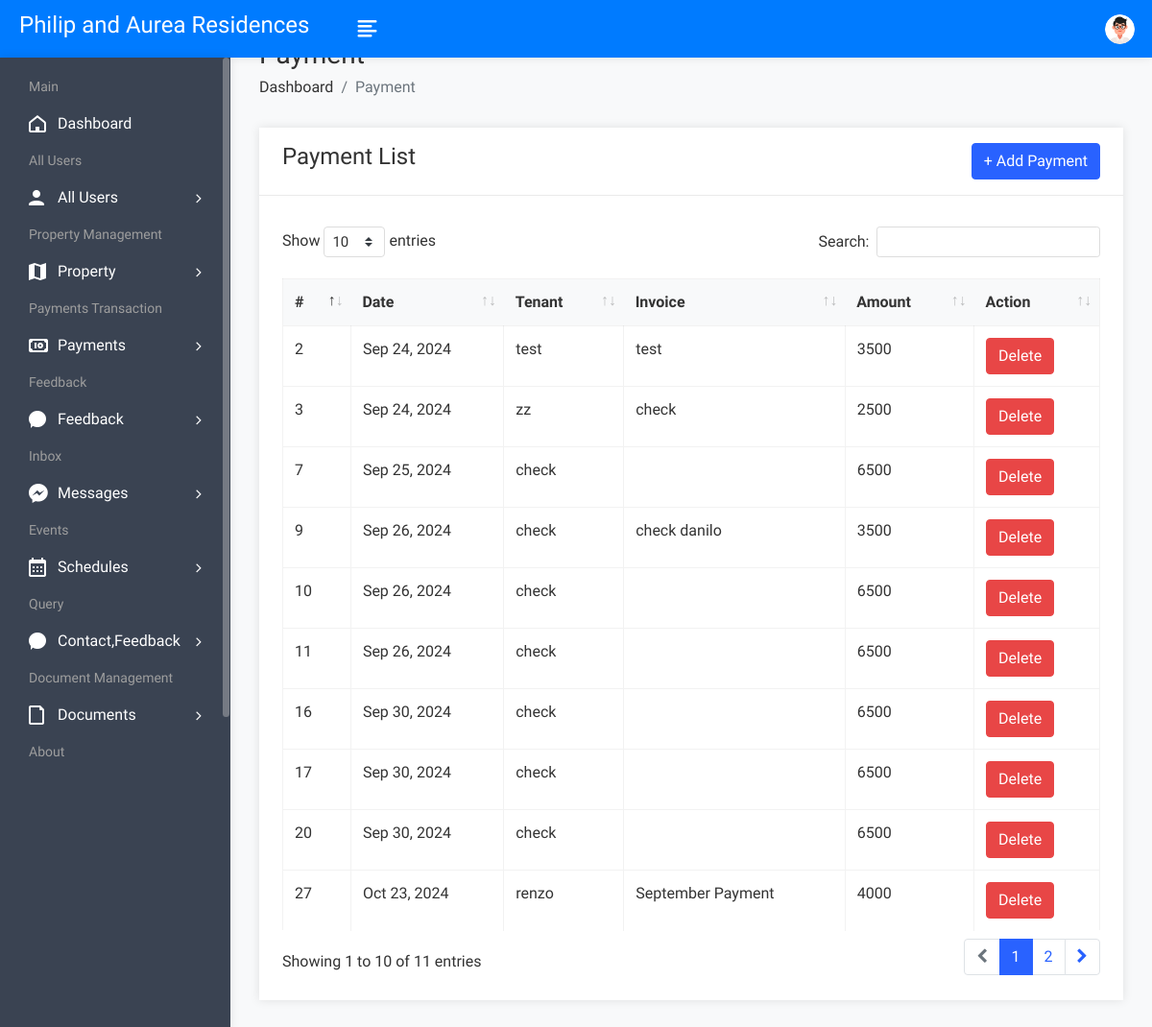
Page /admin/payment.php (signed in) on the committed database.
### tables this page shows
CREATE TABLE `payment` (
  `id` int(11) NOT NULL,
  `uid` int(11) NOT NULL,
  `amount` float NOT NULL,
  `invoice` varchar(100) NOT NULL,
  `date_created` datetime NOT NULL DEFAULT current_timestamp()
);

CREATE TABLE `user` (
  `uid` int(50) NOT NULL,
  `uname` varchar(100) NOT NULL,
  `uemail` varchar(100) NOT NULL,
  `uphone` varchar(20) NOT NULL,
  `upass` varchar(50) NOT NULL,
  `utype` varchar(50) NOT NULL,
  `uimage` varchar(300) NOT NULL,
  `house_rented` int(50) DEFAULT NULL
);

### admin/payment.php (the view, shortened to what this page needs)
<!DOCTYPE html>
<html lang="en">
<head>
        <link rel="stylesheet" href="assets/css/bootstrap.min.css">
        <link rel="stylesheet" href="assets/css/font-awesome.min.css">
        <link rel="stylesheet" href="assets/css/feathericon.min.css">
		<link rel="stylesheet" href="assets/plugins/datatables/dataTables.bootstrap4.min.css">
		<link rel="stylesheet" href="assets/plugins/datatables/responsive.bootstrap4.min.css">
		<link rel="stylesheet" href="assets/plugins/datatables/select.bootstrap4.min.css">
		<link rel="stylesheet" href="assets/plugins/datatables/buttons.bootstrap4.min.css">
        <link rel="stylesheet" href="assets/css/style.css">
    </head>
    <body>
				<?php include("header.php"); ?>
            <div class="page-wrapper">
                <div class="content container-fluid">
					<div class="page-header">
						<div class="row">
							<div class="col">
								<h3 class="page-title">Payment</h3>
								<ul class="breadcrumb">
									<li class="breadcrumb-item"><a href="dashboard.php">Dashboard</a></li>
									<li class="breadcrumb-item active">Payment</li>
								</ul>
							</div>
						</div>
					</div>
					<div class="row">
						<div class="col-sm-12">
							<div class="card">
								<div class="card-header" style="display: flex; justify-content: space-between">
									<div>
									<h4 class="card-title">Payment List</h4>
									</div>
									<button id="add" onclick="add()" class="btn btn-primary">+ Add Payment</button>
								</div>
								<div class="card-body">
									<table id="basic-datatable" class="table table-bordered table-hover">
                                            <thead>
                                                <tr>
                                                    <th>#</th>
                                                    <th>Date</th>
                                                    <th>Tenant</th>
                                                    <th>Invoice</th>
                                                    <th>Amount</th>
                                                    <th>Action</th>
                                                </tr>
                                            </thead>
                                            <tbody>
											<?php
												$query=mysqli_query($con,"select * from payment");
												while($row=mysqli_fetch_assoc($query))
													{
											?>
                                                <tr>
													<?php
														$queryname=mysqli_query($con,"select * from user where uid = $row[uid]");
														$rowname=mysqli_fetch_assoc($queryname);
													?>
                                                    <td><?php echo $row['id']; ?></td>
                                                    <td><?php echo date("M d, Y",strtotime($row['date_created'])) ?></td>
                                                    <td><?php echo $rowname['uname']; ?></td>
                                                    <td><?php echo $row['invoice']; ?></td>
                                                    <td><?php echo $row['amount']; ?></td>
                                                    <td>
														<a href="paymentdelete.php?id=<?php echo $row['id']; ?>"><button class="btn btn-danger">Delete</button></a>
													</td>
                                                </tr>
                                                <?php
												}
												?>
                                            </tbody>
                                        </table>
								</div>
							</div>
						</div>
					</div>
				</div>
			</div>
    </body>
</html>

### rows in the picture
payment: id "2", date_created "Sep 24, 2024", uid.uname "test", invoice "test", amount "3500"
payment: id "3", date_created "Sep 24, 2024", uid.uname "zz", invoice "check", amount "2500"
payment: id "7", date_created "Sep 25, 2024", uid.uname "check", amount "6500"
payment: id "9", date_created "Sep 26, 2024", uid.uname "check", invoice "check danilo", amount "3500"
payment: id "10", date_created "Sep 26, 2024", uid.uname "check", amount "6500"
payment: id "11", date_created "Sep 26, 2024", uid.uname "check", amount "6500"
payment: id "16", date_created "Sep 30, 2024", uid.uname "check", amount "6500"
payment: id "17", date_created "Sep 30, 2024", uid.uname "check", amount "6500"
payment: id "20", date_created "Sep 30, 2024", uid.uname "check", amount "6500"
payment: id "27", date_created "Oct 23, 2024", uid.uname "renzo", invoice "September Payment", amount "4000"
